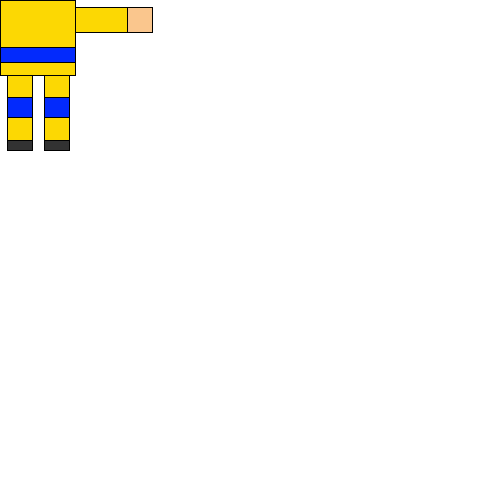
Frame 1 (no input)
Frame 60 (the mouse pressed at the canvas centre just before this capture): identical to frame 1, image omitted
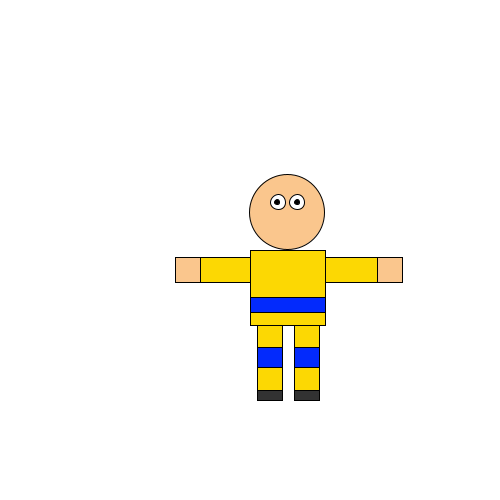
Frame 120 (the mouse held since frame 60 and released just before this capture)

The Processing sketch that drew these frames (run headless with seeded random() and noise(); from frame 60 on, the mouse is pressed at the canvas centre):

// Processing sketch: processing_132336
// ── processing_132336.pde

void setup() {
  size(500, 500);
}

void draw() {
  background(255, 255, 255);
  stroke(0);
  fill(250, 198, 141);
  ellipseMode(CENTER);
  ellipse(mouseX+37, mouseY-38, 75, 75);

  stroke(0);
  fill(255);
  ellipseMode(CENTER);
  ellipse(mouseX+28, mouseY-48, 15, 15);

  stroke(0);
  fill(255);
  ellipseMode(CENTER);
  ellipse(mouseX+47, mouseY-48, 15, 15);

  stroke(0);
  fill(0);
  ellipseMode(CENTER);
  ellipse(mouseX+47, mouseY-48, 5, 5);

  stroke(0);
  fill(0);
  ellipseMode(CENTER);
  ellipse(mouseX+27, mouseY-48, 5, 5);

  stroke(0);
  fill(252, 216, 3);
  ellipseMode(CENTER);
  rect(mouseX, mouseY, 75, 75);

  stroke(0);
  fill(3, 42, 252);
  ellipseMode(CENTER);
  rect(mouseX, mouseY+47, 75, 15);

  stroke(0);
  fill(252, 216, 3);
  ellipseMode(CENTER);
  rect(mouseX-75, mouseY+7, 75, 25);

  stroke(0);
  fill(252, 216, 3);
  ellipseMode(CENTER);
  rect(mouseX+75, mouseY+7, 75, 25);

  stroke(0);
  fill(250, 198, 141);
  ellipseMode(CENTER);
  rect(mouseX+127, mouseY+7, 25, 25);

  stroke(0);
  fill(250, 198, 141);
  ellipseMode(CENTER);
  rect(mouseX-75, mouseY+7, 25, 25);

  stroke(0);
  fill(252, 216, 3);
  ellipseMode(CENTER);
  rect(mouseX+7, mouseY+75, 25, 75);

  stroke(0);
  fill(252, 216, 3);
  ellipseMode(CENTER);
  rect(mouseX+44, mouseY+75, 25, 75);

  stroke(0);
  fill(3, 42, 252);
  ellipseMode(CENTER);
  rect(mouseX+44, mouseY+97, 25, 20);

  stroke(0);
  fill(3, 42, 252);
  ellipseMode(CENTER);
  rect(mouseX+7, mouseY+97, 25, 20);

  stroke(0);
  fill(50);
  ellipseMode(CENTER);
  rect(mouseX+7, mouseY+140, 25, 10);

  stroke(0);
  fill(50);
  ellipseMode(CENTER);
  rect(mouseX+44, mouseY+140, 25, 10);
}
